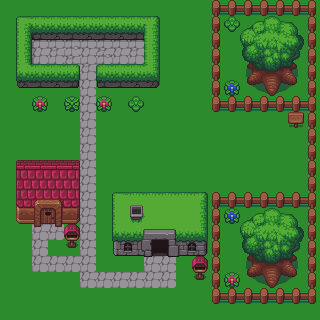

This game map was drawn from its Tiled (.tmx) file and the tilesets committed beside it. A one-line description and the trimmed map source follow:
An orthogonal 20x20 tile map with 16x16 px tiles, 3 tile layers (Background, SubBackground, BlocksColliders).

<map version="1.0" orientation="orthogonal" renderorder="right-down" width="20" height="20" tilewidth="16" tileheight="16" nextobjectid="1">
 <tileset firstgid="1" name="tile_12" tilewidth="16" tileheight="16" margin="16" tilecount="312" columns="24">
  <image source="../tests/tiles.png" width="400" height="224" />
 </tileset>
 <layer name="Background" width="20" height="20">
  <data>[400 cells, 400 non-empty, 1 distinct tile ids]</data>
 </layer>
 <layer name="SubBackground" width="20" height="20">
  <data>[400 cells, 43 non-empty, 13 distinct tile ids]</data>
 </layer>
 <layer name="BlocksColliders" width="20" height="20">
  <data>[400 cells, 184 non-empty, 115 distinct tile ids]</data>
 </layer>
</map>
